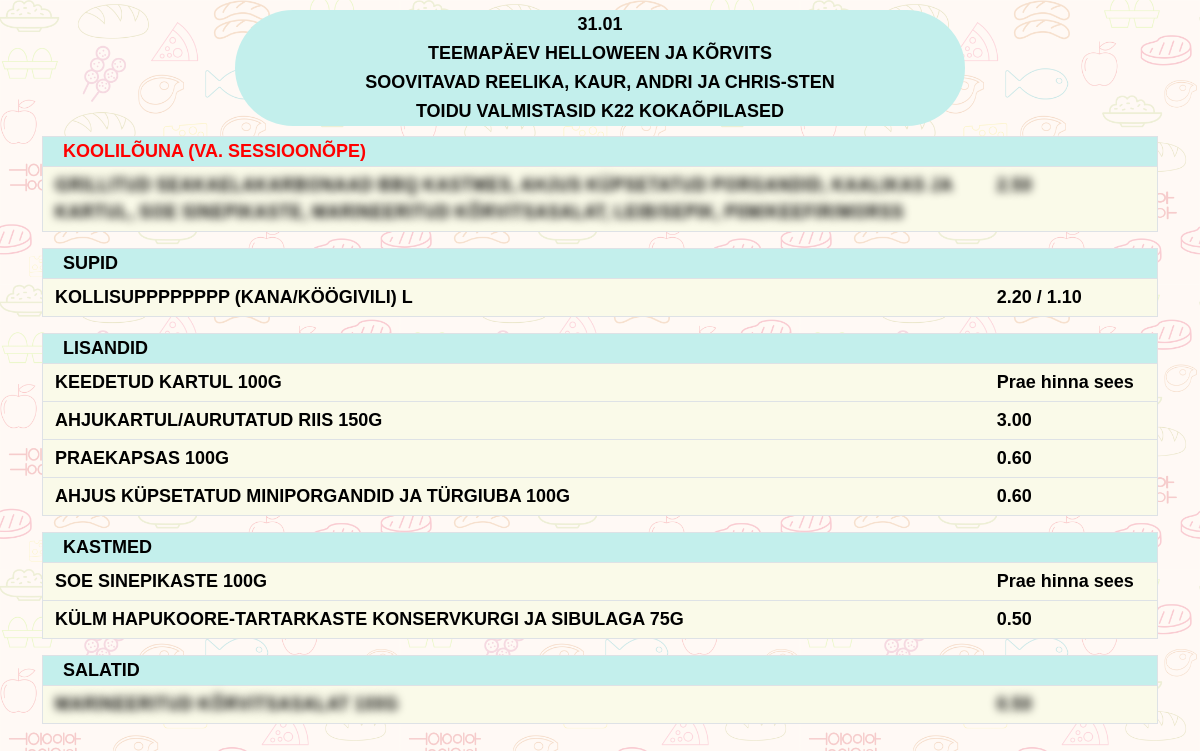
Page /bistrooapp_public/ on the committed database.
### bistrooapp_admin/models.py (models this page shows, shortened)
class Theme(models.Model):
    menu_date = models.DateField(unique=True)
    theme = models.CharField(max_length=255, blank=True, null=True)
    recommenders = models.CharField(max_length=255, blank=True, null=True)
    author = models.CharField(max_length=255, blank=True, null=True)
    class Meta:
        ordering = ["-menu_date"] # sorteerib kahanevalt

class Category(models.Model):
    category_name = models.CharField(max_length=100, unique=True)
    category_sort_id = models.PositiveIntegerField()
    class Meta: # on Country alam klass
        ordering = ["category_sort_id"]  # sorteerib tabeli
        verbose_name_plural = "categori_names" # et nätaks mitmuses

class Menuu(models.Model):
    menu_date = models.DateField()
    category_name = models.ForeignKey(Category, on_delete=models.CASCADE)
    description = models.CharField(max_length=255)
    price_full = models.DecimalField(max_digits=4, decimal_places=2, null=False, blank=False,
                                     validators=[MinValueValidator(0,"Väärtus peab olema 0 või 0-st suurem number")])
    price_half = models.DecimalField(max_digits=4, decimal_places=2, null=True, blank=True,
                                     validators=[MinValueValidator(0,"Väärtus peab olema 0 või 0-st suurem number")])
    is_hided = models.BooleanField(default=False)
    class Meta:  # on Country alam klass
        ordering = ["-menu_date", "category_name", "id"]  # sorteerib tabeli

### bistrooapp_public/views.py (the view)
# urls.py: path("", views.show_menu, name="index"),  # avaleht
def show_menu(request):
    menu_date = datetime.today()
    q_result_menuu = (Menuu.objects.filter(menu_date=menu_date).
                      values("category_name__category_name", "description", "price_full", "price_half", "is_hided"))
    q_result_theme = Theme.objects.filter(menu_date=menu_date)
    formatted_date = menu_date.strftime("%d.%m")  # väärtus template jaoks
    if q_result_menuu:
        is_menuu = True
    else:
        is_menuu = False
    for item in q_result_menuu:
        if item["price_full"] == 0:
            print("OLI NULL")
        if str(item["price_full"]) > "0.00" and (str(item["price_half"]) > "0.00" and str(item["price_half"]) != "None"):
            item["price_full"] = str(item["price_full"]) + " / " + str(item["price_half"])
        elif ((str(item["price_full"]) == "0.00" and str(item["price_half"]) == "0.00") or
                (str(item["price_full"]) == "0.00" and str(item["price_half"]) == "None")):
            item["price_full"] = "Prae hinna sees"
    context = {
        "formatted_date": formatted_date,
        "is_menuu": is_menuu,
        "menuu_items": q_result_menuu,
        "themes": q_result_theme,
    }
    return render(request, "bistrooapp_public/index.html", context)

### bistrooapp_public/templates/bistrooapp_public/index.html
{% extends "base_public.html" %}
{% block content %}
    <div>
        <div class="row" style="margin: 10px">
            <div class="col-2"></div>
            <div class="col-8 text-center pealkirjad">
            <table>
                <tr>
                    <td>{{ formatted_date }}</td>
                </tr>
                {% if is_menuu %}
                    {% if themes %}
                        <tr>
                            <td>
                                {% if themes.0.theme %}
                                    {{ themes.0.theme | upper }}
                                {% endif %}
                            </td>
                        </tr>
                        <tr>
                            <td>
                                {% if themes.0.recommenders %}
                                    {{ themes.0.recommenders | upper }}
                                {% endif %}
                            </td>
                        </tr>
                        <tr>
                            <td>
                                {% if themes.0.author %}
                                    {{ themes.0.author | upper }}
                                {% endif %}
                            </td>
                        </tr>
                    {% endif %}
                {% elif is_menuu == False %}
                    <tr>
                        <td>
                            {{ "Menüüd pole veel sisestatud" | upper }}
                        </td>
                    <tr>
                {% endif %}
            </table>
        </div>
        <div class="col-2"></div>
    </div>
    {% regroup menuu_items by category_name__category_name as menu_list %}
    <div>
        {% for category in menu_list %}
            <table class="table table-sm table-bordered">
                <thead>
                <tr>
                    <td class="{% if forloop.counter == 1 %}pub_head_text_koolilouna{% else %}pub_head_text{% endif %}">{{ category.grouper | upper }}</td>
                </tr>
                </thead>
                <tbody>
                {% for subline in category.list %}
                    <tr>
                        <td style="{% if subline.is_hided == 0 %}background: #fafae9;{% else %}background: #fafae9; color: transparent; text-shadow: 0 0 8px #000; {% endif %}">
                            <div class="row">
                                <div class="col-10 pub_row_text">{{ subline.description | upper }}</div>
                                <div class="col-2 pub_row_text">{{ subline.price_full }}</div>
                            </div>
                        </td>
                    </tr>
                {% endfor %}
                </tbody>
            </table>
        {% endfor %}
    </div>
    </div>
{% endblock %}

### templates/base_public.html (shortened to what this page needs)
{% load static %}
<!doctype html>
<html lang="en">
<head>
    <link href="{% static "css/bootstrap.min.css" %}" rel="stylesheet"/>
    <link href="{% static "css/pub_styles.css" %}" rel="stylesheet"/>
</head>
<body>
<div class="container">
    {% block content %}
    {% endblock %}
</div>
</body>
</html>

### static/css/pub_styles.css (style rules this page uses)
td.pub_head_text { background-color: #c3efec; font-family: 'Patrick Hand', "Comic Sans MS", sans-serif, cursive; font-size: 18px; font-weight: bolder; color: black; padding: 1px; padding-left: 20px; }
td.pub_head_text_koolilouna { background-color: #c3efec; font-family: 'Patrick Hand', "Comic Sans MS", sans-serif, cursive; font-size: 18px; font-weight: bolder; color: red; padding: 1px; padding-left: 20px; }
.pealkirjad { color: black; background-color: #c3efec; font-size: 18px; font-weight: bolder; font-family: 'Patrick Hand', "Comic Sans MS", sans-serif, cursive; border-radius: 100px; display: flex; justify-content: center; }
.pub_row_text { font-family: 'Patrick Hand', "Comic Sans MS", sans-serif, cursive; font-size: 18px; font-weight: bolder; padding: 1px; padding-left: 20px; }
body { position: relative; min-height: 100vh; }
body::before { content: ""; position: fixed; top: 0; left: 0; width: 100%; height: 100%; background-image: url("/static/icons/Outline_pattern_11.jpg"); background-size: 400px; opacity: 20%; z-index: -1; }

### rows in the picture
Theme: theme "TEEMAPÄEV HELLOWEEN JA KÕRVITS", recommenders "SOOVITAVAD REELIKA, KAUR, ANDRI JA CHRIS-STEN", author "TOIDU VALMISTASID K22 KOKAÕPILASED"
Category: grouper "KOOLILÕUNA (VA. SESSIOONÕPE)"
Category: grouper "SUPID", description "KOLLISUPPPPPPPP (KANA/KÖÖGIVILI) L", price_full "2.20 / 1.10"
Category: grouper "LISANDID", description "KEEDETUD KARTUL 100G" "PRAEKAPSAS 100G" "AHJUS KÜPSETATUD MINIPORGANDID JA TÜRGIUBA 100G", price_full "Prae hinna sees" "0.60" "0.60"
Menuu: description "AHJUKARTUL/AURUTATUD RIIS 150G", price_full "3.00"
Category: grouper "KASTMED", description "SOE SINEPIKASTE 100G" "KÜLM HAPUKOORE-TARTARKASTE KONSERVKURGI JA SIBULAGA 75G", price_full "Prae hinna sees" "0.50"
Category: grouper "SALATID"
